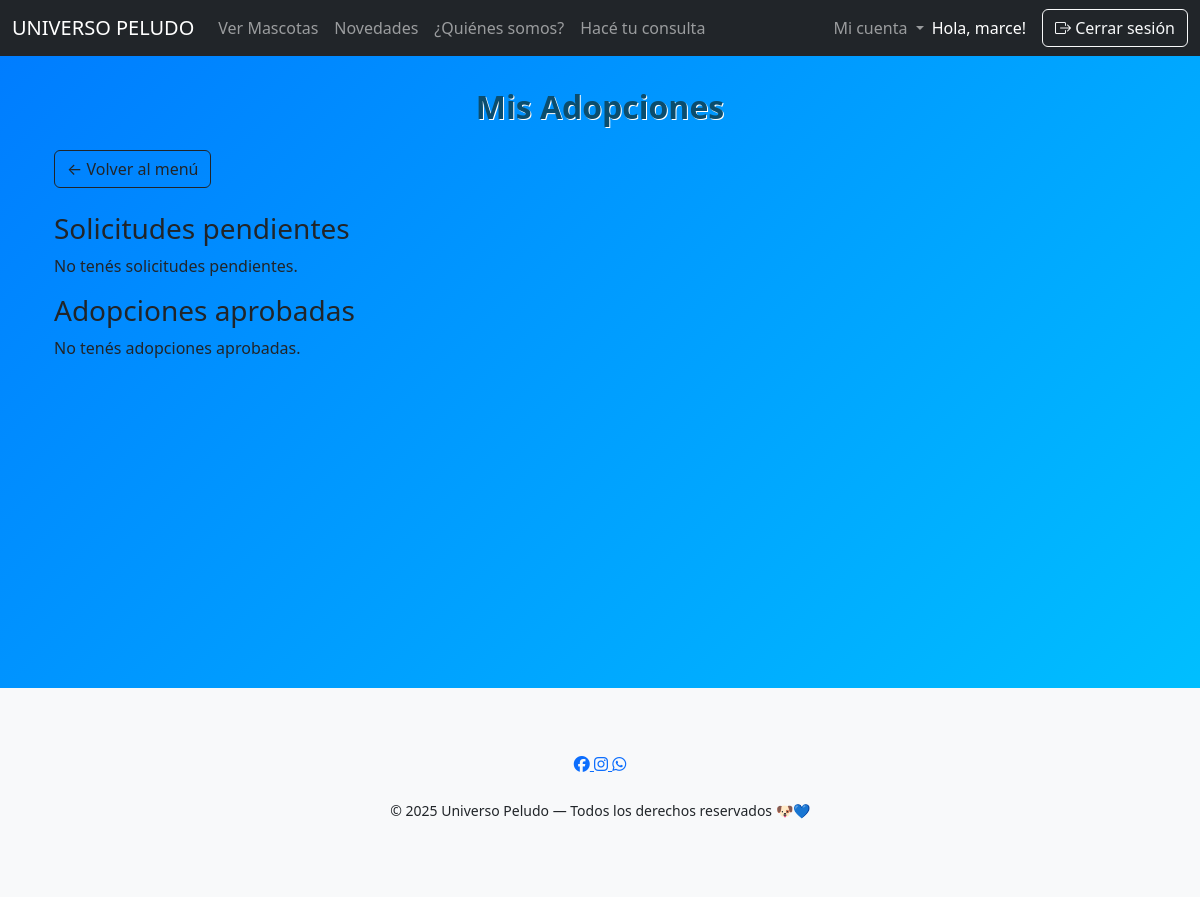
The app's page /mis_adopciones/ (signed in), older data.
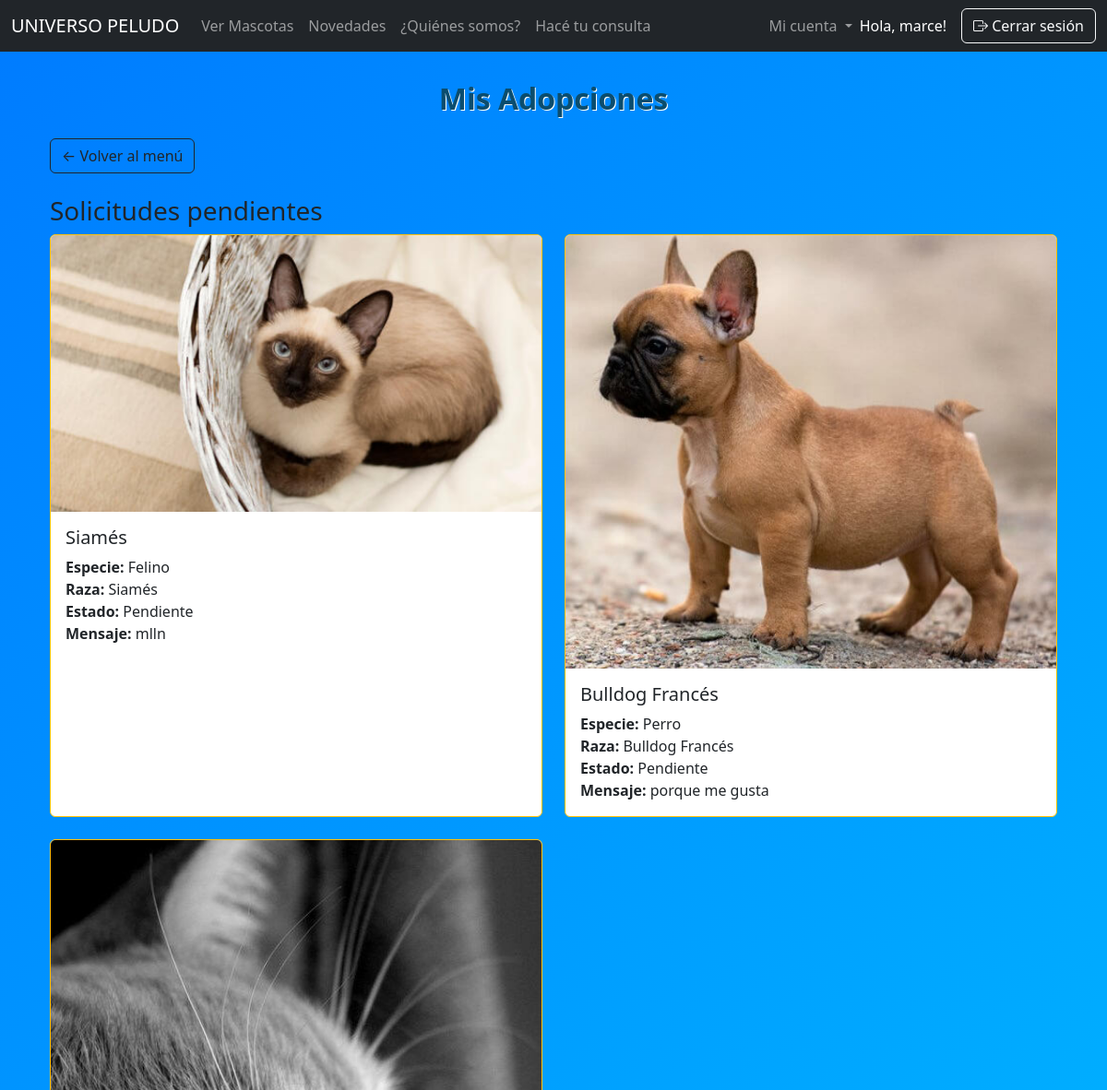
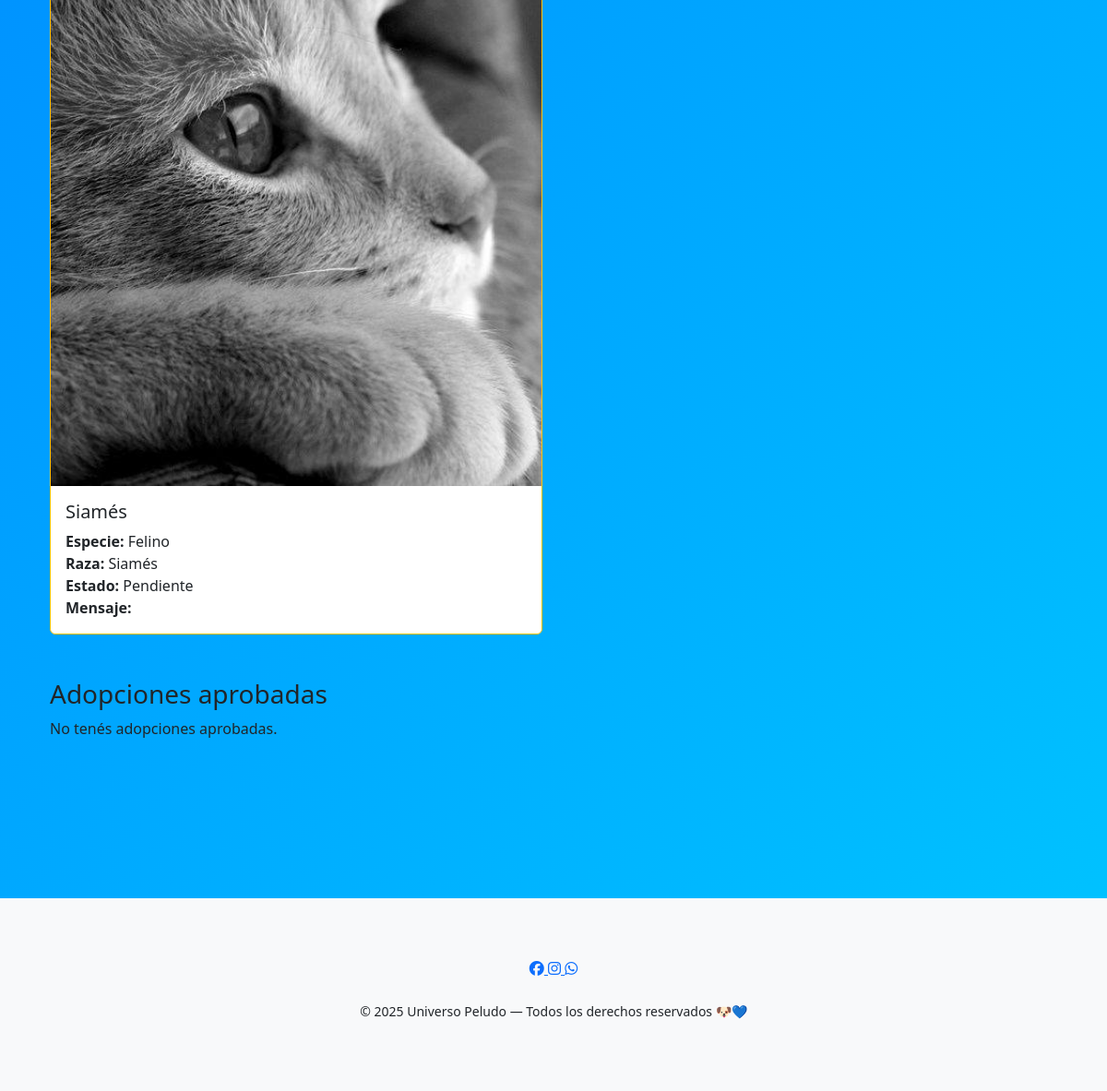
The same page, newer data (2 pictures, top to bottom).
### apps/core/models.py (models this page shows, shortened)
class SolicitudAdopcion(models.Model):
    ESTADO_CHOICES = [
        ('pendiente', 'Pendiente'),
        ('aprobada', 'Aprobada'),
        ('rechazada', 'Rechazada'),
    ]
    usuario = models.ForeignKey(settings.AUTH_USER_MODEL, on_delete=models.CASCADE)
    mascota = models.ForeignKey('Mascotas', on_delete=models.CASCADE)
    mensaje = models.TextField(blank=True)              # info adicional del solicitante
    telefono = models.CharField(max_length=30, blank=True)
    direccion = models.CharField(max_length=255, blank=True)
    fecha_solicitud = models.DateTimeField(auto_now_add=True)
    estado = models.CharField(max_length=20, choices=ESTADO_CHOICES, default='pendiente')
    respuesta_admin = models.TextField(blank=True)     # texto de aprobación/rechazo del admin
    procesada_por = models.ForeignKey(settings.AUTH_USER_MODEL, on_delete=models.SET_NULL, null=True, blank=True, related_name='procesadas')  # admin que procesa
    class Meta:
        ordering = ['-fecha_solicitud']
    def __str__(self):
        return f"Solicitud #{self.id} - {self.mascota} - {self.usuario}"
    class ContactMessage(models.Model):
        nombre = models.CharField(max_length=120)
        email = models.EmailField()
        telefono = models.CharField(max_length=30, blank=True)
        mensaje = models.TextField()
        creado = models.DateTimeField(auto_now_add=True)
        leido = models.BooleanField(default=False)

class Mascotas(models.Model):
    raza = models.ForeignKey(Raza, on_delete=models.SET_NULL, null=True, blank=True, related_name="mascotas")
    sexo = models.CharField(max_length= 6, choices = SEXO_CHOICES)
    tamanio = models.CharField(max_length=80)
    observaciones = models.CharField(max_length=200)
    fecha_nac = models.DateField()
    created_at = models.DateTimeField(auto_now_add=True)
    updated_at = models.DateTimeField(auto_now=True)
    fotos = models.ImageField(upload_to='mascotas/', blank=True, null=True) #nuevo campo para agregar imagenes

class Raza(models.Model):
    especie = models.ForeignKey(Especie, on_delete=models.SET_NULL, null=True, blank=True, related_name="razas")
    nombre = models.CharField(max_length=80)

class Especie(models.Model):
    nombre = models.CharField(max_length=80)
    descripcion = models.TextField(default="")

### apps/core/views.py (the view)
# urls.py: path('mis_adopciones/', mis_adopciones, name='mis_adopciones'),
@login_required(login_url='/login/')
def mis_adopciones(request):
    adopciones = Adopcion.objects.filter(usuario=request.user).select_related('mascota', 'mascota__raza', 'mascota__raza__especie')
    solicitudes = SolicitudAdopcion.objects.filter(usuario=request.user, estado='pendiente').select_related('mascota', 'mascota__raza', 'mascota__raza__especie')
    context = {
        "adopciones": adopciones,
        "solicitudes": solicitudes
    }
    return render(request, 'user/mis_adopciones.html', context)

### apps/core/templates/user/mis_adopciones.html (shortened to what this page needs)
{% extends 'base.html' %}
{% load static %}
{% block content %}
<div class="container py-5">
    <h2 class="text-center mb-4">Mis Adopciones</h2>
    <div class="mb-4">
        <a href="{% url 'home' %}" class="btn btn-outline-dark">← Volver al menú</a>
    </div>
    <h3>Solicitudes pendientes</h3>
    {% if solicitudes %}
        <div class="row row-cols-1 row-cols-md-2 g-4 mb-5">
            {% for s in solicitudes %}
                <div class="col">
                    <div class="card h-100 border-warning">
                        {% if s.mascota.fotos %}
                            <img src="{{ s.mascota.fotos.url }}" class="card-img-top" alt="{{ s.mascota.raza.nombre }}">
                        {% else %}
                            <img src="{% static 'imagenes/default_foto.png' %}" class="card-img-top" alt="Foto predeterminada">
                        {% endif %}
                        <div class="card-body">
                            <h5 class="card-title">{{ s.mascota.raza.nombre }}</h5>
                            <p class="card-text">
                                <strong>Especie:</strong> {{ s.mascota.raza.especie.nombre }}<br>
                                <strong>Raza:</strong> {{ s.mascota.raza.nombre }}<br>
                                <strong>Estado:</strong> {{ s.estado|capfirst }}<br>
                                <strong>Mensaje:</strong> {{ s.mensaje }}
                            </p>
                        </div>
                    </div>
                </div>
            {% endfor %}
        </div>
    {% else %}
        <p>No tenés solicitudes pendientes.</p>
    {% endif %}
    <h3>Adopciones aprobadas</h3>
    {% if adopciones %}
        <div class="row row-cols-1 row-cols-md-2 g-4">
            {% for adopcion in adopciones %}
                <div class="col">
                    <div class="card h-100">
                        {% if adopcion.foto_url %}
                            <img src="{{ adopcion.foto_url }}" class="card-img-top" alt="{{ adopcion.raza }}">
                        {% else %}
                            <img src="{% static 'imagenes/default_foto.png' %}" class="card-img-top" alt="Foto predeterminada">
                        {% endif %}
                        <div class="card-body">
                            <h5 class="card-title">{{ adopcion.raza }}</h5>
                            <p class="card-text">
                                <strong>Especie:</strong> {{ adopcion.especie }}<br>
                                <strong>Sexo:</strong> {{ adopcion.sexo }}<br>
                                <strong>Tamaño:</strong> {{ adopcion.tamanio }}<br>
                                <strong>Observaciones:</strong> {{ adopcion.observaciones }}<br>
                                <strong>Fecha de adopción:</strong> {{ adopcion.fecha|date:"d/m/Y" }}
                            </p>
                        </div>
                    </div>
                </div>
            {% endfor %}
        </div>
    {% else %}
        <p>No tenés adopciones aprobadas.</p>
    {% endif %}
</div>
{% endblock %}

### apps/core/templates/base.html (shortened to what this page needs)
{% load static %}
<!DOCTYPE html>
<html lang="es">
<head>
    <link rel="stylesheet" href="{% static 'css/mis_css.css' %}?v=2">
    <link rel="stylesheet" href="https://cdnjs.cloudflare.com/ajax/libs/font-awesome/6.5.0/css/all.min.css">
    <link href="https://cdn.jsdelivr.net/npm/bootstrap@5.3.3/dist/css/bootstrap.min.css" rel="stylesheet"
>
    <link rel="stylesheet" href="https://cdn.jsdelivr.net/npm/bootstrap-icons@1.11.1/font/bootstrap-icons.css">
    <link rel="stylesheet" href="https://cdn.datatables.net/1.13.7/css/dataTables.bootstrap5.min.css">
</head>
<body>
    {% include 'header.html' %}
    <div class="layout">
        <main class="main-content">
            <div class="container">
                {% block content %}{% endblock %}
            </div>
        </main>
    </div>
    {% if not user.is_superuser and not user.is_staff %}
    {% include "footer.html" %}
    {% endif %}
</body>
</html>

### apps/core/templates/header.html (shortened to what this page needs)
<nav class="navbar navbar-expand-lg navbar-dark bg-dark fixed-top">
    <div class="container-fluid">
        <a class="navbar-brand" href="/">UNIVERSO PELUDO</a>
        {% if not user.is_superuser and not user.is_staff %}
            <div class="collapse navbar-collapse" id="navbarNav">
                <ul class="navbar-nav me-auto">
                    <li class="nav-item">
                        <a class="nav-link" href="{% url 'home' %}#contenido">Ver Mascotas</a>
                    </li>
                    <li class="nav-item">
                        <a class="nav-link" href="#novedades">Novedades</a>
                    </li>
                    <li class="nav-item">
                        <a class="nav-link" href="#contenido2">¿Quiénes somos?</a>
                    </li>
                    <li class="nav-item">
                        <a class="nav-link" href="#contenido3">Hacé tu consulta</a>
                    </li>
                </ul>
        {% endif %}
            <ul class="navbar-nav ms-auto">
                {% if user.is_authenticated %}
                    {% if not user.is_superuser or not user.is_staff %}
                        <li class="nav-item dropdown">
                            <a class="nav-link dropdown-toggle" href="#" id="cuentaMenu" role="button" data-bs-toggle="dropdown" aria-expanded="false">
                                Mi cuenta
                            </a>
                        </li>
                    {% endif %}
                {% endif %}
            </ul>
        </div>
        <div class="d-flex align-items-center">
            {% if user.is_authenticated %}
                <span class="text-white me-3">Hola, {{ user.first_name }}!</span>
                <form method="post" action="{% url 'logout' %}">
                    <button type="submit" class="btn btn-outline-light">
                        <i class="bi bi-box-arrow-right"></i> Cerrar sesión
                    </button>
                </form>
            {% else %}
                <a href="{% url 'login' %}" class="btn btn-outline-light">
                    <i class="bi bi-box-arrow-in-right"></i> Iniciar sesión
                </a>
            {% endif %}
        </div>
    </div>
</nav>

### apps/core/templates/footer.html
<footer class="footer-cute bg-light text-dark pt-4 pb-3 mt-5">
    <div class="container text-center">
        <div class="footer-social mb-4">
            <a href="#" class="social-link">
                <i class="fa-brands fa-facebook"></i>
            </a>
            <a href="#" class="social-link">
                <i class="fa-brands fa-instagram"></i>
            </a>
            <a href="#" class="social-link">
                <i class="fa-brands fa-whatsapp"></i>
            </a>
        </div>
        <p class="small mt-3">
            © 2025 Universo Peludo — Todos los derechos reservados 🐶💙
        </p>
    </div>
</footer>

### static/css/mis_css.css (style rules this page uses)
.layout { display: flex; position: relative; gap: 20px; margin-top: 0px; }
.main-content { flex: 1; padding: 0px 20px; min-height: 80vh; }
body { background-color: #0082f5; }
body { background: linear-gradient(135deg, #007bff, #00c6ff); }
.card { transition: all 0.3s ease; }
.container { margin-top: 40px; margin-bottom: 60px; }
.container h2 { color: #0b4d6e; font-size: 2rem; font-weight: 700; margin-bottom: 20px; text-shadow: 1px 1px 0px #ffffff; }

Row changes from the older to the newer data that the page shows:
added SolicitudAdopcion: mascota.fotos (picture), mascota.raza.nombre "Siamés", mascota.raza.especie.nombre "Felino", estado "Pendiente", mensaje "mlln"
added SolicitudAdopcion: mascota.fotos (picture), mascota.raza.nombre "Bulldog Francés", mascota.raza.especie.nombre "Perro", estado "Pendiente", mensaje "porque me gusta"
added SolicitudAdopcion: mascota.fotos (picture), mascota.raza.nombre "Siamés", mascota.raza.especie.nombre "Felino", estado "Pendiente"
Text that changed along with them:
text no longer shown: "No tenés solicitudes pendientes."
